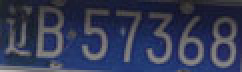
%> input picture 大作业/II/辽B57368.jpg, 121 x 36 px (shown 2 times larger)
$ octave liaoB57368.m   (GNU Octave 9; MATLAB toolbox functions it lacks are replaced by stand-ins)
%> lines starting %> are read from the running program, lines starting %| are printed output that depends on the picture; in (x1, y1, x2, y2) boxes, pixels count from 0 and x2, y2 are one past the last pixel; in counts of white or black regions, pixels touching at a corner belong together; the program's own positions count from 1
im=imread('II/辽B57368.jpg');
%> im is the input picture: size 36x121x3 uint8; mean R, G, B 51.4, 57.4, 83.6
figure%画一个窗口
subplot(4,1,1),imshow(im);%4 1 1 意思是这个窗口有四行，一列  最后的1的意思是这是第一个
title('原图')
im=imadjust(im,[0,0.3],[0.9,1])
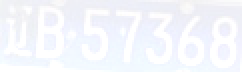
%> im: size 36x121x3 uint8 (shown 2 times larger); mean R, G, B 244.7, 246.7, 252.2
gray=rgb2gray(im);%灰度化
level=graythresh(gray);%求阈值
%> level = 0.973
bw=im2bw(gray,level);%转化为二值图像
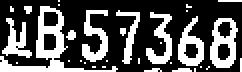
%> bw: size 36x121 logical (shown 2 times larger); 33.1% white; 32 white regions (25 under 20 px), largest, box (x1, y1, x2, y2) and area: (0, 3, 59, 36) 400, (105, 9, 119, 34) 202, (41, 5, 54, 31) 169
set(gcf,'Name','车牌分割')%窗口标题
%bw=bwareaopen(bw,30);
subplot(4,1,2),imshow(bw);%两行一列
title('二值化');


[m,n]=size(bw);%求二值化后车牌的长和宽，m是高，n是宽
%> m = 36; n = 121
% 求垂直投影


%对车牌进行再处理，把边缘噪声背景变为黑色，便于下一步的分割以及识别。
for x=1:m%对图片从上往下进行扫描
    count=0;
    for z=1:n-1
        if bw(x,z)*bw(x,z+1)==0
            if bw(x,z)==1 || bw(x,z+1)==1
                count=count+1;
            end

        end
    end
    if count<12          %跳变次数小于十四次（跳变就是从0到1或者1到0）                就认为是噪声， 把他变为背景色：黑色
        bw(x,1:n)=0;
    end;
end
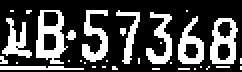
%> bw: size 36x121 logical (shown 2 times larger); 29.7% white; 33 white regions (25 under 20 px), largest, box (x1, y1, x2, y2) and area: (18, 5, 34, 32) 227, (105, 9, 119, 32) 186, (41, 5, 54, 31) 169
%下面进行左右两边的噪声消除


for z=1:n*0.04%车牌左边
    temp=sum(bw(1:m,z));
    if temp<0.5*m
        bw(1:m,z)=0;
    end
end
%> this loop made 4 passes
%> temp on passes 1 to 4: 5, 8, 7, 11
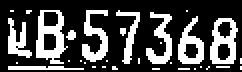
%> bw: size 36x121 logical (shown 2 times larger); 29% white; 32 white regions (24 under 20 px), largest, box (x1, y1, x2, y2) and area: (18, 5, 34, 32) 227, (105, 9, 119, 32) 186, (41, 5, 54, 31) 169

for z=int32(0.96*n):n%车牌右边
    temp=sum(bw(1:m,z));
    if temp<0.5*m
        bw(1:m,z)=0;
    end
end
%> this loop made 6 passes
%> temp on passes 1 to 6: 22, 22, 17, 2, 0, 5
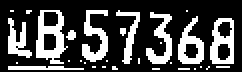
%> bw: size 36x121 logical (shown 2 times larger); 28.4% white; 30 white regions (22 under 20 px), largest, box (x1, y1, x2, y2) and area: (18, 5, 34, 32) 227, (41, 5, 54, 31) 169, (105, 9, 117, 32) 167


for y=1:n
     S(y)=sum(bw(1:m,y));
end
%> after the loop, S = 121 values, max 28 at index 30, min 0 at index 1, mean 10.24

y=1:n;
%> y = 121 values from 1 to 121
bw=bwareaopen(bw,75);
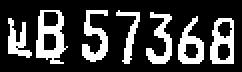
%> bw: size 36x121 logical (shown 2 times larger); 25.2% white; 7 white regions, largest, box (x1, y1, x2, y2) and area: (18, 5, 34, 32) 227, (41, 5, 54, 31) 169, (105, 9, 117, 32) 167
subplot(413),imshow(bw);
title('背景处理');

for y=1:n
     S(y)=sum(bw(1:m,y));
end
%> after the loop, S = 121 values, max 26 at index 30, min 0 at index 1, mean 9.07
y=1:n;


%=========================   字符分割   ============================
X=[];                               %用来存放水平分割线的横坐标
flag=0;
for j=1:size(bw,2)
    sum_y=sum(bw(:,j));
    if logical(sum_y)~=flag         %列和有变化时，记录下此列
        X=[X j];
        flag=logical(sum_y);
    end
end
%> this loop made 121 passes
%> (sum_y, flag) on passes 5, 17, 19, 35, 42, 55, 59: (12, true), (0, false), (9, true), (0, false), (6, true), (0, false), (2, true)
%> sum_y on passes 1, 2, 3, 4, 6, 7: 0, 0, 0, 0, 18, 16
%> after the loop, X = [5 17 19 35 42 55 59 71 74 87 90 103 106 118]; flag = false
figure
for n=1:7
%> this loop made 7 passes; what is shown inside it comes from the first
    char=bw(:,X(2*n-1):X(2*n)-1); %进行粗分割
    for i=1:size(char,1)            %这两个for循环对分割字符的上下进行裁剪
        if sum(char(i,:))~=0
            top=i;
            break
        end
    end
    for i=1:size(char,1)
        if sum(char(size(char,1)-i,:))~=0
            bottom=size(char,1)-i;
            break
        end
    end
    char=char(top:bottom,:);
    subplot(2,4,n);imshow(char);
    char=imresize(char,[32,16],'nearest'); %归一化为32*16的大小，以便模板匹配
    eval(strcat('Char_',num2str(n),'=char;'));  %将分割的字符放入Char_i中
end
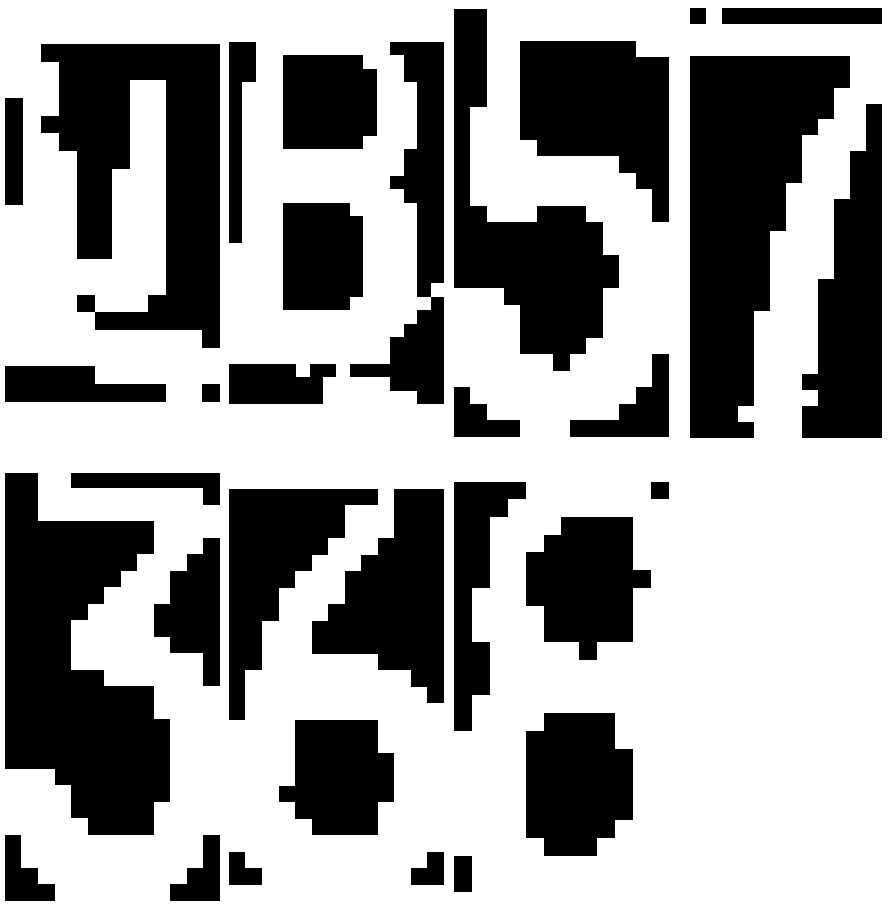
%> figure redrawn from the program's plot data, 7 panels

$ run again, with 大作业/II/鄂K9M555.jpg copied over 大作业/II/辽B57368.jpg
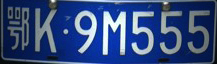
%> input picture 大作业/II/鄂K9M555.jpg, 217 x 64 px
%> im is the input picture: size 64x217x3 uint8; mean R, G, B 50.5, 73.9, 125.4
%> level = 0.969
%> after the loop `for x=1:m`:
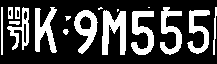
%> bw: size 64x217 logical; 28.7% white; 17 white regions (4 under 20 px), largest, box (x1, y1, x2, y2) and area: (102, 10, 126, 55) 671, (131, 11, 154, 55) 551, (35, 7, 57, 53) 544
%> the loop `for z=1:n*0.04` made 8 passes
%> temp on passes 1 to 8: 0, 48, 48, 0, 0, 0, 0, 2
%> the loop `for z=int32(0.96*n):n` made 10 passes
%> temp on passes 1 to 8: 23, 18, 4, 0, 0, 0, 15, 37
%> after the loop `for y=1:n`: S = 217 values, max 48 at index 2, min 0 at index 1, mean 18.03
%> `bw=bwareaopen(bw,75);`:
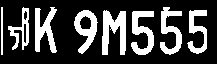
%> bw: size 64x217 logical; 26.3% white; 8 white regions, largest, box (x1, y1, x2, y2) and area: (102, 10, 126, 55) 671, (131, 11, 154, 55) 551, (35, 7, 57, 53) 544
%> after the loop `for y=1:n`: S = 217 values, max 48 at index 2, min 0 at index 1, mean 16.82
%> the loop `for j=1:size(bw,2)` made 217 passes
%> after the loop `for j=1:size(bw,2)`: X = [2 4 9 30 36 58 75 99 103 127 132 155 161 183 188 208]
%> `char=bw(:,X(2*n-1):X(2*n)-1);`: char = 64 rows, first 12: [false false; false false; false false; false false; false false; false false; false false; true true; true true; true true; true true; true true]
%> `char=char(top:bottom,:);`: char = 48 rows, first 12: [true true; true true; true true; true true; true true; true true; true true; true true; true true; true true; true true; true true]
